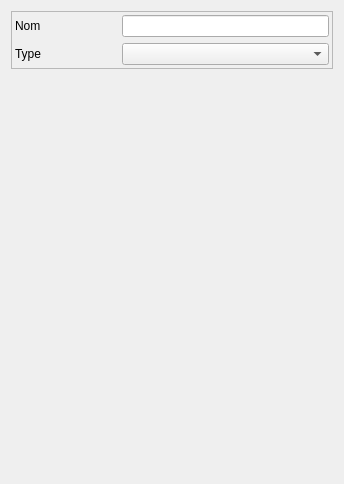
<?xml version="1.0" encoding="UTF-8"?>
<ui version="4.0">
 <class>Form</class>
 <widget class="QWidget" name="Form">
  <property name="geometry">
   <rect>
    <x>0</x>
    <y>0</y>
    <width>344</width>
    <height>484</height>
   </rect>
  </property>
  <property name="windowTitle">
   <string>Form</string>
  </property>
  <layout class="QVBoxLayout" name="verticalLayout" stretch="0,0">
   <item>
    <widget class="QFrame" name="frame">
     <property name="frameShape">
      <enum>QFrame::StyledPanel</enum>
     </property>
     <property name="frameShadow">
      <enum>QFrame::Raised</enum>
     </property>
     <layout class="QGridLayout" name="gridLayout">
      <property name="margin">
       <number>3</number>
      </property>
      <item row="2" column="0">
       <widget class="QLabel" name="label_nom">
        <property name="text">
         <string>Nom</string>
        </property>
       </widget>
      </item>
      <item row="2" column="1" colspan="2">
       <widget class="QLineEdit" name="lineEdit_nom"/>
      </item>
      <item row="3" column="0">
       <widget class="QLabel" name="label">
        <property name="text">
         <string>Type</string>
        </property>
       </widget>
      </item>
      <item row="3" column="1" colspan="2">
       <widget class="QComboBox" name="comboBox_type"/>
      </item>
     </layout>
    </widget>
   </item>
   <item>
    <spacer name="verticalSpacer">
     <property name="orientation">
      <enum>Qt::Vertical</enum>
     </property>
     <property name="sizeHint" stdset="0">
      <size>
       <width>20</width>
       <height>40</height>
      </size>
     </property>
    </spacer>
   </item>
  </layout>
 </widget>
 <resources/>
 <connections/>
</ui>
